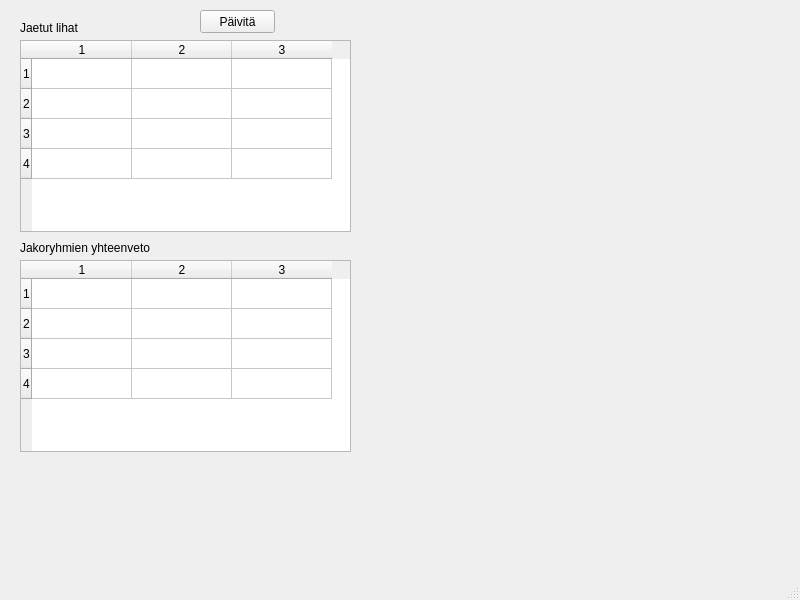
<?xml version="1.0" encoding="UTF-8"?>
<ui version="4.0">
 <class>MainWindow</class>
 <widget class="QMainWindow" name="MainWindow">
  <property name="geometry">
   <rect>
    <x>0</x>
    <y>0</y>
    <width>800</width>
    <height>600</height>
   </rect>
  </property>
  <property name="windowTitle">
   <string>MainWindow</string>
  </property>
  <widget class="QWidget" name="centralwidget">
   <widget class="QLabel" name="groupSummarytablewidget">
    <property name="geometry">
     <rect>
      <x>20</x>
      <y>20</y>
      <width>61</width>
      <height>16</height>
     </rect>
    </property>
    <property name="text">
     <string>Jaetut lihat</string>
    </property>
   </widget>
   <widget class="QLabel" name="groupSummarywidget">
    <property name="geometry">
     <rect>
      <x>20</x>
      <y>240</y>
      <width>131</width>
      <height>16</height>
     </rect>
    </property>
    <property name="text">
     <string>Jakoryhmien yhteenveto</string>
    </property>
   </widget>
   <widget class="QPushButton" name="refreshpushButton">
    <property name="geometry">
     <rect>
      <x>200</x>
      <y>10</y>
      <width>75</width>
      <height>23</height>
     </rect>
    </property>
    <property name="text">
     <string>Päivitä</string>
    </property>
   </widget>
   <widget class="QTableWidget" name="tableWidgetJaetutlihat">
    <property name="geometry">
     <rect>
      <x>20</x>
      <y>40</y>
      <width>331</width>
      <height>192</height>
     </rect>
    </property>
    <property name="rowCount">
     <number>4</number>
    </property>
    <property name="columnCount">
     <number>3</number>
    </property>
    <row/>
    <row/>
    <row/>
    <row/>
    <column/>
    <column/>
    <column/>
   </widget>
   <widget class="QTableWidget" name="tableWigdetjaetutlihat">
    <property name="geometry">
     <rect>
      <x>20</x>
      <y>260</y>
      <width>331</width>
      <height>192</height>
     </rect>
    </property>
    <property name="rowCount">
     <number>4</number>
    </property>
    <property name="columnCount">
     <number>3</number>
    </property>
    <row/>
    <row/>
    <row/>
    <row/>
    <column/>
    <column/>
    <column/>
   </widget>
  </widget>
  <widget class="QMenuBar" name="menubar">
   <property name="geometry">
    <rect>
     <x>0</x>
     <y>0</y>
     <width>800</width>
     <height>21</height>
    </rect>
   </property>
  </widget>
  <widget class="QStatusBar" name="statusbar"/>
 </widget>
 <resources/>
 <connections/>
</ui>
